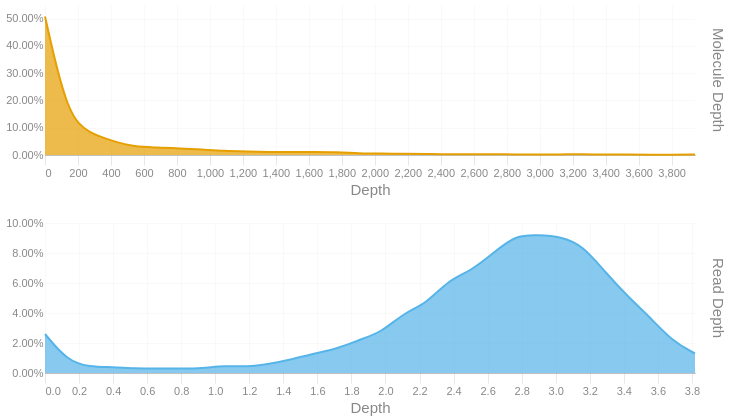

The notebook cell this image was saved under:
### Code cell
readdep = depth_hist(tb['Read Depth'], q99, 3)
readdep = readdep.with_columns(pl.lit('Read Depth').alias('Metric'))
if not SKIPLR:
    moldep = depth_hist(tb['Molecule Depth'], mol_q99, 1)
    moldep = moldep.with_columns(pl.lit('Molecule Depth').alias('Metric'))
    _hist = pl.concat([readdep, moldep])
    _hist = _hist.filter(pl.col('Proportion') != 0)
    with SafeRender(_hist):
        (
            alt.Chart(_hist)        
            .mark_area(interpolate = "basis")
            .encode(
                x=alt.X('Bin:Q').scale(domainMin=0).axis(alt.Axis(title='Depth')),
                y = alt.Y('Proportion:Q', title = None).axis(format = '.2%'),
                color = alt.Color('Metric:N').legend(None),
                row = alt.Row("Metric:N").header(title = None, labelOrient = 'right'),
                tooltip = [
                    alt.Tooltip("Metric:N", title = "Metric"),
                    alt.Tooltip('Interval:N', title = "Depth Interval"),
                    alt.Tooltip('Proportion:Q', title = "% Alignments").format('.2%')
                ]
            )
            .resolve_scale(x='independent', y='independent')
            .properties(
                height = 150, width = 650,
                usermeta={'embedOptions': {'downloadFileName': f'{samplename}.depth.hist'}}
            )
        ).display()
else:
    readdep = readdep.filter(pl.col('Proportion') != 0)
    with SafeRender(readdep):
        (
            alt.Chart(readdep)        
            .mark_area(interpolate = "basis")
            .encode(
                x=alt.X('Bin:Q').scale(domainMin=0).axis(alt.Axis(title='Depth')),
                y = alt.Y('Proportion:Q', title = None).axis(format = '.2%'),
                tooltip = [
                    alt.Tooltip('Interval:N', title = "Depth Interval"),
                    alt.Tooltip('Proportion:Q', title = "% Alignments").format('.2%')
                ]
            )
            .properties(
                usermeta={'embedOptions': {'downloadFileName': f'{samplename}.depth.hist'}}
            )
        ).display()

### Figure 1 — Vega-Lite specification as saved in the notebook (floating-point values rounded to 4 significant figures)
{"width": 650, "height": 150, "config": {"title": {"anchor": "start", "dy": -15, "fontSize": 18, "color": "#888888", "subtitleColor": "#888888", "subtitleFontSize": 14}, "arc": {"fill": "#0072B2"}, "axis": {"domainColor": "#888888", "domainWidth": 0.5, "gridWidth": 0.2, "grid": false, "titleFontWeight": 400, "titleFontSize": 15, "labelFontSize": 11, "labelColor": "#888888", "tickColor": "#888888", "tickWidth": 0.2, "titleColor": "#888888"}, "axisBand": {"grid": false}, "axisX": {"grid": true, "tickSize": 10, "domainCap": "round"}, "axisY": {"domain": false, "grid": true, "tickSize": 0, "domainCap": "round"}, "background": "transparent", "header": {"labelFontSize": 15, "labelColor": "#888888", "titleFontSize": 15, "titleFontWeight": 600, "titleColor": "#888888"}, "legend": {"labelFont": "sans-serif", "labelFontSize": 12, "labelColor": "#888888", "symbolSize": 100, "symbolType": "circle", "titleFontSize": 12, "titlePadding": 10, "titleColor": "#888888", "title": null}, "range": {"category": ["#E69F00", "#56B4E9", "#009E73", "#F0E442", "#0072B2", "#D55E00", "#CC79A7", "#000000"], "diverging": ["#cfe8f3", "#a2d4ec", "#73bfe2", "#46abdb", "#1696d2", "#12719e"]}, "area": {"fill": "#0072B2", "fillOpacity": 0.7, "line": true, "strokeOpacity": 0.7}, "line": {"color": "#0072B2", "stroke": "#0072B2", "strokeWidth": 2}, "trail": {"color": "#0072B2", "stroke": "#0072B2", "strokeWidth": 0, "size": 1}, "point": {"filled": true, "fillOpacity": 1.0, "size": 95}, "text": {"color": "#888888", "fontSize": 11, "align": "right", "fontWeight": 400, "size": 11}, "bar": {"fill": "#0072B2", "stroke": null}, "view": {"stroke": null, "continuousWidth": 660, "continuousHeight": 400}}, "data": {"name": "data-637c55253e7e8a987792da62050ce01f"}, "mark": {"type": "area", "interpolate": "basis"}, "encoding": {"color": {"field": "Metric", "legend": null, "type": "nominal"}, "row": {"field": "Metric", "header": {"title": null, "labelOrient": "right"}, "type": "nominal"}, "tooltip": [{"field": "Metric", "title": "Metric", "type": "nominal"}, {"field": "Interval", "title": "Depth Interval", "type": "nominal"}, {"field": "Proportion", "format": ".2%", "title": "% Alignments", "type": "quantitative"}], "x": {"axis": {"title": "Depth"}, "field": "Bin", "scale": {"domainMin": 0}, "type": "quantitative"}, "y": {"axis": {"format": ".2%"}, "field": "Proportion", "title": null, "type": "quantitative"}}, "resolve": {"scale": {"x": "independent", "y": "independent"}}, "usermeta": {"embedOptions": {"downloadFileName": "S5_StJohns_3459.depth.hist"}}, "$schema": "https://vega.github.io/schema/vega-lite/v6.1.0.json", "datasets": {"data-637c55253e7e8a987792da62050ce01f": [{"Bin": 0.0, "Interval": "0.0-0.132", "Proportion": 0.026, "Metric": "Read Depth"}, {"Bin": 0.132, "Interval": "0.132-0.263", "Proportion": 0.008, "Metric": "Read Depth"}, {"Bin": 0.263, "Interval": "0.263-0.395", "Proportion": 0.004, "Metric": "Read Depth"}, {"Bin": 0.395, "Interval": "0.395-0.527", "Proportion": 0.004, "Metric": "Read Depth"}, {"Bin": 0.527, "Interval": "0.527-0.658", "Proportion": 0.003, "Metric": "Read Depth"}, {"Bin": 0.658, "Interval": "0.658-0.79", "Proportion": 0.003, "Metric": "Read Depth"}, {"Bin": 0.79, "Interval": "0.79-0.922", "Proportion": 0.003, "Metric": "Read Depth"}, {"Bin": 0.922, "Interval": "0.922-1.053", "Proportion": 0.003, "Metric": "Read Depth"}, {"Bin": 1.053, "Interval": "1.053-1.185", "Proportion": 0.005, "Metric": "Read Depth"}, {"Bin": 1.185, "Interval": "1.185-1.317", "Proportion": 0.004, "Metric": "Read Depth"}, {"Bin": 1.317, "Interval": "1.317-1.448", "Proportion": 0.006, "Metric": "Read Depth"}, {"Bin": 1.448, "Interval": "1.448-1.58", "Proportion": 0.009, "Metric": "Read Depth"}, {"Bin": 1.58, "Interval": "1.58-1.712", "Proportion": 0.013, "Metric": "Read Depth"}, {"Bin": 1.712, "Interval": "1.712-1.843", "Proportion": 0.016, "Metric": "Read Depth"}, {"Bin": 1.843, "Interval": "1.843-1.975", "Proportion": 0.022, "Metric": "Read Depth"}, {"Bin": 1.975, "Interval": "1.975-2.107", "Proportion": 0.027, "Metric": "Read Depth"}, {"Bin": 2.107, "Interval": "2.107-2.238", "Proportion": 0.04, "Metric": "Read Depth"}, {"Bin": 2.238, "Interval": "2.238-2.37", "Proportion": 0.046, "Metric": "Read Depth"}, {"Bin": 2.37, "Interval": "2.37-2.502", "Proportion": 0.062, "Metric": "Read Depth"}, {"Bin": 2.502, "Interval": "2.502-2.633", "Proportion": 0.068, "Metric": "Read Depth"}, {"Bin": 2.633, "Interval": "2.633-2.765", "Proportion": 0.08, "Metric": "Read Depth"}, {"Bin": 2.765, "Interval": "2.765-2.897", "Proportion": 0.092, "Metric": "Read Depth"}, {"Bin": 2.897, "Interval": "2.897-3.028", "Proportion": 0.092, "Metric": "Read Depth"}, {"Bin": 3.028, "Interval": "3.028-3.16", "Proportion": 0.091, "Metric": "Read Depth"}, {"Bin": 3.16, "Interval": "3.16-3.292", "Proportion": 0.085, "Metric": "Read Depth"}, {"Bin": 3.292, "Interval": "3.292-3.423", "Proportion": 0.067, "Metric": "Read Depth"}, {"Bin": 3.423, "Interval": "3.423-3.555", "Proportion": 0.051, "Metric": "Read Depth"}, {"Bin": 3.555, "Interval": "3.555-3.687", "Proportion": 0.037, "Metric": "Read Depth"}, {"Bin": 3.687, "Interval": "3.687-3.818", "Proportion": 0.021, "Metric": "Read Depth"}, {"Bin": 3.818, "Interval": "3.818-3.95", "Proportion": 0.013, "Metric": "Read Depth"}, {"Bin": 0.0, "Interval": "0.0-135.9", "Proportion": 0.508, "Metric": "Molecule Depth"}, {"Bin": 135.9, "Interval": "135.9-271.8", "Proportion": 0.142, "Metric": "Molecule Depth"}, {"Bin": 271.8, "Interval": "271.8-407.8", "Proportion": 0.079, "Metric": "Molecule Depth"}, {"Bin": 407.8, "Interval": "407.8-543.7", "Proportion": 0.052, "Metric": "Molecule Depth"}, {"Bin": 543.7, "Interval": "543.7-679.6", "Proportion": 0.029, "Metric": "Molecule Depth"}, {"Bin": 679.6, "Interval": "679.6-815.5", "Proportion": 0.028, "Metric": "Molecule Depth"}, {"Bin": 815.5, "Interval": "815.5-951.4", "Proportion": 0.024, "Metric": "Molecule Depth"}, {"Bin": 951.4, "Interval": "951.4-1087.4", "Proportion": 0.02, "Metric": "Molecule Depth"}, {"Bin": 1087.0, "Interval": "1087.4-1223.3", "Proportion": 0.015, "Metric": "Molecule Depth"}, {"Bin": 1223.0, "Interval": "1223.3-1359.2", "Proportion": 0.013, "Metric": "Molecule Depth"}, {"Bin": 1359.0, "Interval": "1359.2-1495.1", "Proportion": 0.011, "Metric": "Molecule Depth"}, {"Bin": 1495.0, "Interval": "1495.1-1631.0", "Proportion": 0.011, "Metric": "Molecule Depth"}, {"Bin": 1631.0, "Interval": "1631.0-1767.0", "Proportion": 0.011, "Metric": "Molecule Depth"}, {"Bin": 1767.0, "Interval": "1767.0-1902.9", "Proportion": 0.011, "Metric": "Molecule Depth"}, {"Bin": 1903.0, "Interval": "1902.9-2038.8", "Proportion": 0.006, "Metric": "Molecule Depth"}, {"Bin": 2039.0, "Interval": "2038.8-2174.7", "Proportion": 0.005, "Metric": "Molecule Depth"}, {"Bin": 2175.0, "Interval": "2174.7-2310.6", "Proportion": 0.005, "Metric": "Molecule Depth"}, {"Bin": 2311.0, "Interval": "2310.6-2446.6", "Proportion": 0.004, "Metric": "Molecule Depth"}, {"Bin": 2447.0, "Interval": "2446.6-2582.5", "Proportion": 0.002, "Metric": "Molecule Depth"}, {"Bin": 2582.0, "Interval": "2582.5-2718.4", "Proportion": 0.003, "Metric": "Molecule Depth"}, {"Bin": 2718.0, "Interval": "2718.4-2854.3", "Proportion": 0.003, "Metric": "Molecule Depth"}, {"Bin": 2854.0, "Interval": "2854.3-2990.2", "Proportion": 0.002, "Metric": "Molecule Depth"}, {"Bin": 2990.0, "Interval": "2990.2-3126.2", "Proportion": 0.002, "Metric": "Molecule Depth"}, {"Bin": 3126.0, "Interval": "3126.2-3262.1", "Proportion": 0.002, "Metric": "Molecule Depth"}, {"Bin": 3262.0, "Interval": "3262.1-3398.0", "Proportion": 0.003, "Metric": "Molecule Depth"}, {"Bin": 3398.0, "Interval": "3398.0-3533.9", "Proportion": 0.001, "Metric": "Molecule Depth"}, {"Bin": 3534.0, "Interval": "3533.9-3669.8", "Proportion": 0.002, "Metric": "Molecule Depth"}, {"Bin": 3670.0, "Interval": "3669.8-3805.8", "Proportion": 0.001, "Metric": "Molecule Depth"}, {"Bin": 3806.0, "Interval": "3805.8-3941.7", "Proportion": 0.001, "Metric": "Molecule Depth"}, {"Bin": 3942.0, "Interval": "3941.7-4077.6", "Proportion": 0.002, "Metric": "Molecule Depth"}]}}
